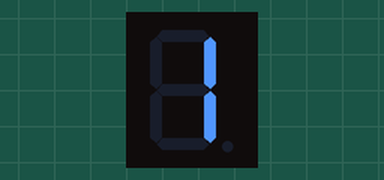
Recording of a sketch running on a simulated Arduino Uno, built with avr-gcc and run on an emulated ATmega328P. On the bench: 1-digit seven-segment display. Wiring (inferred from the names in the program): 1-digit 7-segment display, segments lit when HIGH: segments pin 7, pin 6, pin 5, pin 11, pin 10, pin 8, pin 9, pin 4. The segment pins are drawn as the display they are named for.

Above: at 0.1 s.
At 9.1 s:
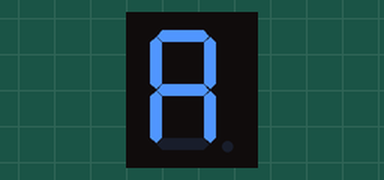
At 11.1 s:
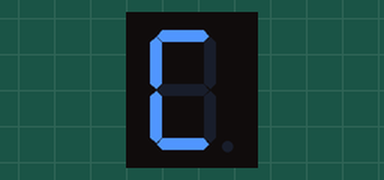
At 12.1 s:
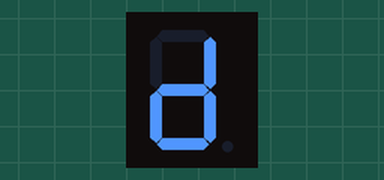
At 13.1 s:
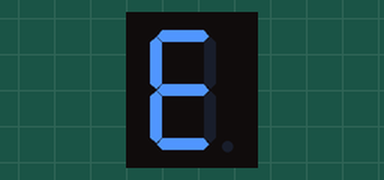
At 14.1 s:
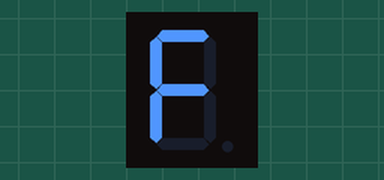

Measured:
- by itself, everything shown: repeats every 15.0 s, in 15 steps
- what the display in image 1 shows lasts 1.0 s, from 9.0 s to 10.0 s

The sketch:

Lesson_19_7_Segment_Display.ino
```cpp
//7-Segment Display
//You should now see the 7-segment display cycle from 0 to F
//Email:support@sunfounder.com
//Website:www.sunfounder.com
//2015.5.7
const int a=7; //a of 7-segment attach to digital pin 7
const int b=6; //b of 7-segment attach to digital pin 6
const int c=5; //c of 7-segment attach to digital pin 5
const int d=11;//d of 7-segment attach to digital pin 11
const int e=10;//e of 7-segment attach to digital pin 10
const int f=8;//f of 7-segment attach to digital pin 8
const int g=9;//g of 7-segment attach to digital pin 9
const int dp=4;//dp of 7-segment attach to digital pin 4

void setup()
{
  //loop over thisPin from 4 to 11 and set them all to output
  for(int thisPin = 4;thisPin <= 11;thisPin++)
  {
    pinMode(thisPin,OUTPUT);
  }
  digitalWrite(dp,LOW);//turn the dp of the 7-segment off
}

void loop()
{
  digital_1();//diaplay 1 to the 7-segment
  delay(1000);//wait for a second
  digital_2();//diaplay 2 to the 7-segment
  delay(1000); //wait for a second
  digital_3();//diaplay 3 to the 7-segment
  delay(1000); //wait for a second
  digital_4();//diaplay 4 to the 7-segment
  delay(1000); //wait for a second
  digital_5();//diaplay 5 to the 7-segment
  delay(1000); //wait for a second
  digital_6();//diaplay 6 to the 7-segment
  delay(1000); //wait for a second
  digital_7();//diaplay 7 to the 7-segment
  delay(1000); //wait for a second
  digital_8();//diaplay 8 to the 7-segment
  delay(1000); //wait for a second
  digital_9();//diaplay 8 to the 7-segment
  delay(1000); //wait for a second
  digital_A();//diaplay 8 to the 7-segment
  delay(1000); //wait for a second
  digital_b();//diaplay 8 to the 7-segment
  delay(1000); //wait for a second
  digital_C();//diaplay 8 to the 7-segment
  delay(1000); //wait for a second
  digital_d();//diaplay 8 to the 7-segment
  delay(1000); //wait for a second
  digital_E();//diaplay 8 to the 7-segment
  delay(1000); //wait for a second
  digital_F();//diaplay 8 to the 7-segment
  delay(1000); //wait for a second
}

void digital_1(void) //diaplay 1 to the 7-segment
{
  digitalWrite(c,HIGH);//turn the c of the 7-segment on
  digitalWrite(b,HIGH);//turn the b of the 7-segment on
  for(int j = 7;j <= 11;j++)//turn off the others
    digitalWrite(j,LOW);
}
void digital_2(void) //diaplay 2 to the 7-segment
{
  digitalWrite(b,HIGH);
  digitalWrite(a,HIGH);
  for(int j = 9;j <= 11;j++)
    digitalWrite(j,HIGH);
  digitalWrite(c,LOW);
  digitalWrite(f,LOW);
}
void digital_3(void) //diaplay 3 to the 7-segment
{
  unsigned char j;
  digitalWrite(g,HIGH);
  digitalWrite(d,HIGH);
  for(j=5;j<=7;j++)
    digitalWrite(j,HIGH);
  digitalWrite(f,LOW);
  digitalWrite(e,LOW);
}
void digital_4(void) //diaplay 4 to the 7-segment
{
  digitalWrite(c,HIGH);
  digitalWrite(b,HIGH);
  digitalWrite(f,HIGH);
  digitalWrite(g,HIGH);
  digitalWrite(a,LOW);
  digitalWrite(e,LOW);
  digitalWrite(d,LOW);
}
void digital_5(void) //diaplay 5 to the 7-segment
{
  unsigned char j;
  for(j = 7;j <= 9;j++)
    digitalWrite(j,HIGH);
  digitalWrite(c,HIGH);
  digitalWrite(d,HIGH);
  digitalWrite(b,LOW);
  digitalWrite(e,LOW);
}
void digital_6(void) //diaplay 6 to the 7-segment
{
  unsigned char j;
  for(j = 7;j <= 11;j++)
    digitalWrite(j,HIGH);
  digitalWrite(c,HIGH);
  digitalWrite(b,LOW);
}
void digital_7(void) //diaplay 7 to the 7-segment
{
  unsigned char j;
  for(j = 5;j <= 7;j++)
    digitalWrite(j,HIGH);
  for(j = 8;j <= 11;j++)
    digitalWrite(j,LOW);
}
void digital_8(void) //diaplay 8 to the 7-segment
{
  unsigned char j;
  for(j = 5;j <=11;j++)
    digitalWrite(j,HIGH);
}
void digital_9(void) //diaplay 9 to the 7-segment
{
  unsigned char j;
  for(j = 5;j <=9;j++)
    digitalWrite(j,HIGH);
  digitalWrite(d,LOW);
  digitalWrite(e,LOW);
}
void digital_A(void) //diaplay A to the 7-segment
{
  unsigned char j;
  for(j = 5;j <=10;j++)
    digitalWrite(j,HIGH);
  digitalWrite(d,LOW);
}
void digital_b(void) //diaplay b to the 7-segment
{
  unsigned char j;
  for(j = 7;j <=11;j++)
    digitalWrite(j,HIGH);
  digitalWrite(a,LOW);
  digitalWrite(b,LOW);
}
void digital_C(void) //diaplay C to the 7-segment
{
  digitalWrite(a,HIGH);
  digitalWrite(b,LOW);
  digitalWrite(c,LOW);
  digitalWrite(d,HIGH);
  digitalWrite(e,HIGH);
  digitalWrite(f,HIGH);
  digitalWrite(g,LOW);
}
void digital_d(void) //diaplay d to the 7-segment
{
  unsigned char j;
  digitalWrite(a,LOW);
  digitalWrite(f,LOW);
  digitalWrite(b,HIGH);
  digitalWrite(c,HIGH);
  digitalWrite(j,HIGH);
  for(j = 9;j <=11;j++)
    digitalWrite(j,HIGH);
}
void digital_E(void) //diaplay E to the 7-segment
{
  unsigned char j;
  digitalWrite(b,LOW);
  digitalWrite(c,LOW);
  for(j = 7;j <=11;j++)
    digitalWrite(j,HIGH);
}
void digital_F(void) //diaplay F to the 7-segment
{
  unsigned char j;
  digitalWrite(b,LOW);
  digitalWrite(c,LOW);
  digitalWrite(d,LOW);
  for(j = 7;j <=10;j++)
    digitalWrite(j,HIGH);
}
```
